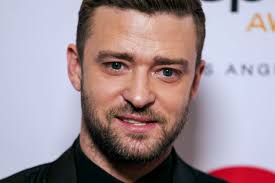
#> input picture we.jpg, 275 x 183 px
$ jupyter execute 'machine learning.ipynb'
#> lines starting #> are read from the running program, lines starting #| are printed output that depends on the picture; after the words box and inside, x2 and y2 are one past the last pixel; in counts of white or black regions, pixels touching at a corner belong together
[cell 1]
import numpy as np
import cv2

face_cascade = cv2.CascadeClassifier('haarcascade_frontalface_default.xml')
eye_cascade = cv2.CascadeClassifier(cv2.data.haarcascades + 'haarcascade_eye.xml')

img = cv2.imread('we.jpg')
#> img is the input picture: shape (183, 275, 3); mean B, G, R 151.6, 144.3, 161.5
gray = cv2.cvtColor(img, cv2.COLOR_BGR2GRAY)
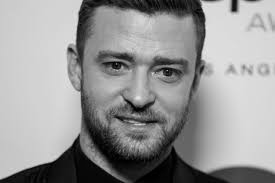
#> gray: shape (183, 275); min 0, max 233, mean 150.4

faces = face_cascade.detectMultiScale(gray, 1.3, 5)
#> faces = [[72, 15, 137, 137]]
for (x,y,w,h) in faces:
    img = cv2.rectangle(img,(x,y),(x+w,y+h),(255,0,0),2)
    roi_gray = gray[y:y+h, x:x+w]
    roi_color = img[y:y+h, x:x+w]
    eyes = eye_cascade.detectMultiScale(roi_gray)
    for (ex,ey,ew,eh) in eyes:
        cv2.rectangle(roi_color,(ex,ey),(ex+ew,ey+eh),(0,255,0),2)
#> this loop made 1 pass
#> (x, y, w, h, eyes) on pass 1: (72, 15, 137, 137, [[25, 30, 39, 39], [74, 38, 37, 37]])
#> pass 1, `img = cv2.rectangle(img,(x,y),(x+w,y+h),(255,0,0),2)`:
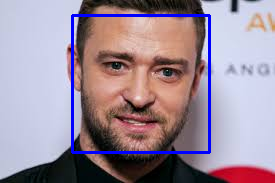
#> img: shape (183, 275, 3); 3.26% of pixels changed, all inside (x1, y1, x2, y2) = (71, 14, 211, 154)
#> pass 1, `roi_gray = gray[y:y+h, x:x+w]`:
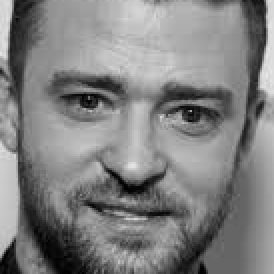
#> roi_gray: shape (137, 137) (shown 2 times larger); min 0, max 233, mean 128.6
#> pass 1, `roi_color = img[y:y+h, x:x+w]`:
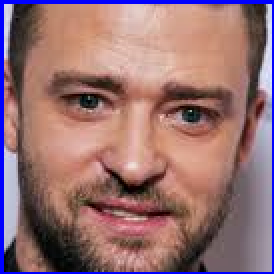
#> roi_color: shape (137, 137, 3) (shown 2 times larger); mean B, G, R 114, 112, 149.8
#> after the loop:
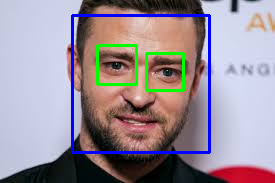
#> img: shape (183, 275, 3); 1.8% of pixels changed, all inside (x1, y1, x2, y2) = (96, 44, 185, 92)
#> after the loop:
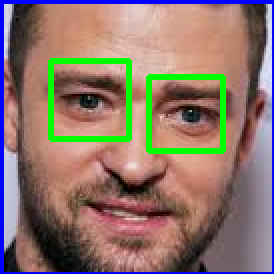
#> roi_color: shape (137, 137, 3) (shown 2 times larger); 4.82% of pixels changed, all inside (x1, y1, x2, y2) = (24, 29, 113, 77)

cv2.imshow('img',img)
cv2.waitKey(0)
cv2.destroyAllWindows()

[cell 2]
import cv2
imagePath = "abba.png"
cascPath = "haarcascade_frontalface_default.xml"
# Create the haar cascade
faceCascade = cv2.CascadeClassifier(cascPath)
image = cv2.imread(imagePath)
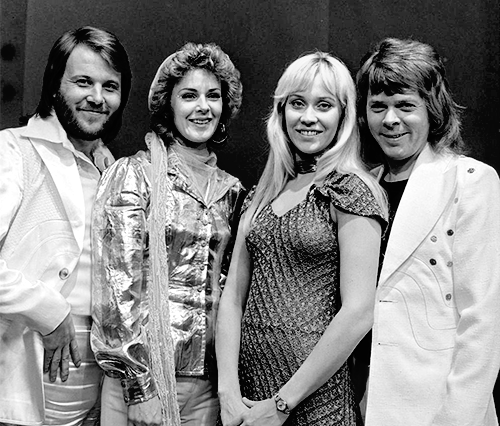
#> input picture abba.png, 500 x 426 px
#> image is the input picture: shape (426, 500, 3); min 0, max 255, mean 130.8
gray = cv2.cvtColor(image, cv2.COLOR_BGR2GRAY)
#> gray: shape (426, 500)
faces = faceCascade.detectMultiScale(
    gray,
    scaleFactor=1.1,
    minNeighbors=5,
    minSize=(30, 30),
    flags = cv2.CASCADE_SCALE_IMAGE
)
#> faces = [[168, 70, 66, 66], [56, 55, 75, 75], [267, 69, 87, 87], [354, 78, 74, 74]]
print ("Found {0} faces!".format(len(faces)))
#| Found 4 faces!

# Draw a rectangle around the faces
for (x, y, w, h) in faces:
    cv2.rectangle(image, (x, y), (x+w, y+h), (0, 255, 0), 2)
#> this loop made 4 passes
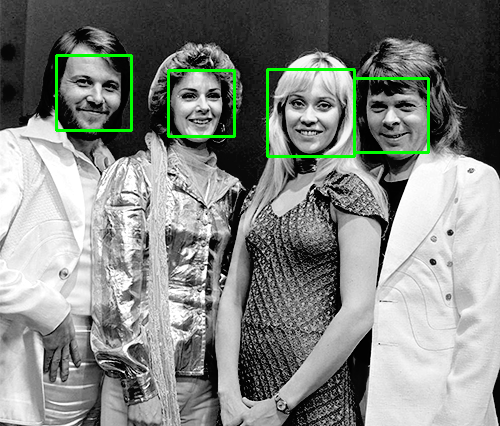
#> image: shape (426, 500, 3); 1.59% of pixels changed, all inside (x1, y1, x2, y2) = (55, 54, 430, 158)
cv2.imshow("Faces found", image)
cv2.waitKey(0)
#> Out = 27
